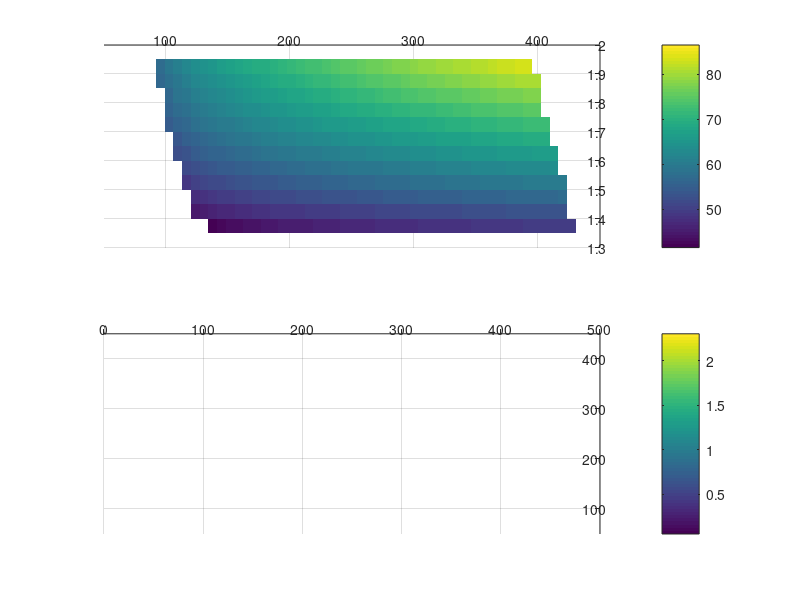

The MATLAB source for this figure:
clear all;
close("all");
input_file = fopen('di_apd_chain50_d2_varied_pbase500.txt');
number_of_lines = fskipl(input_file, Inf);
frewind(input_file);
cells = cell(number_of_lines, 1);
for i = 1:number_of_lines
    s = fscanf(input_file, '%g', 1);
    x = fscanf(input_file, '%g', s);
    cells{i} = x;
end

max_starting_di=10000;
for i=1:(number_of_lines-1)/2,
    x = cells{2*i};
    if x(1) < max_starting_di,
        max_starting_di=x(1);
    end
end
min_last_di=0;
for i=1:(number_of_lines-1)/2,
    x = cells{2*i};
    l = length(x);
    if x(l) > min_last_di,
        min_last_di=x(l);
    end
end

size=50;
data=zeros((number_of_lines-1)/2,size+1);
derivs=zeros((number_of_lines-1)/2,size);
d2=cells{1};

di_i=[max_starting_di:(min_last_di-max_starting_di)/size:min_last_di];
for i=1:(number_of_lines-1)/2,
    di = cells{2*i};
    apd = cells{2*i+1};
    apd_i = interp1(di,apd,di_i);
    derivs(i,:)=diff(apd_i);
    data(i,:)=apd_i;
end

subplot(2,1,1);
[D2,DI] = meshgrid(d2,di_i);
surf(D2,DI,data');
ylim([50 450]);
view(90,-90);
shading flat;
colorbar;

subplot(2,1,2);
[D2d,DId] = meshgrid(d2,di_i(1:length(di_i)-1));

surf(D2d,DId,derivs');
shading flat;
xlim([50 450]);
hold;
contour(D2d,DId,derivs',[1, 1],'g');
view(90,-90);
colorbar;
